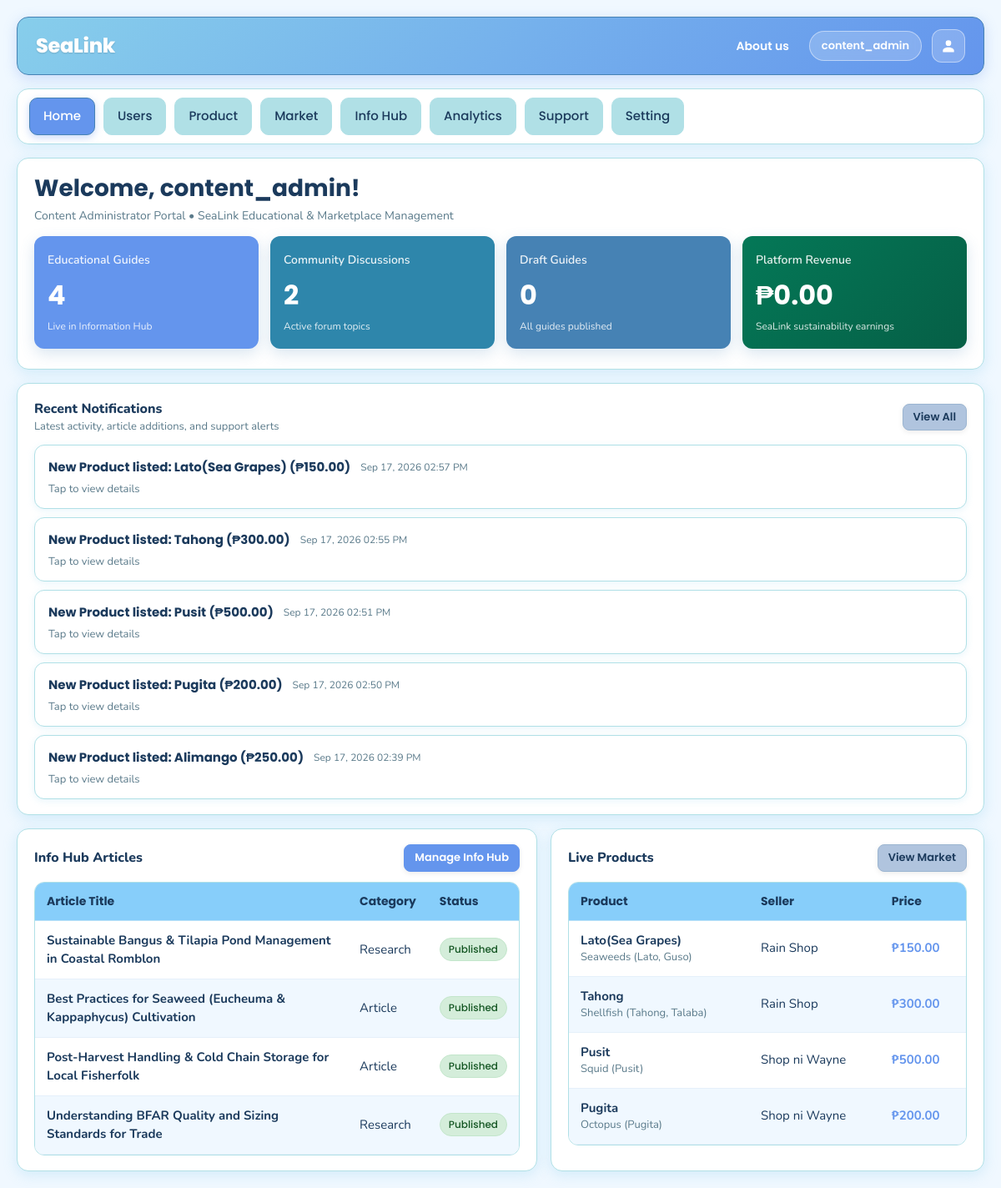
The page /admin/content_dashboard.php (signed in) on the database its author committed.
### tables this page shows
CREATE TABLE `info_hub_tbl` (
  `info_hub_id` int(11) NOT NULL,
  `admin_id` int(11) DEFAULT NULL,
  `title` varchar(255) NOT NULL,
  `type` enum('Article','Study','Tutorial','Recipe','Dish Guide','Research','Recipes','Forum') DEFAULT 'Article',
  `category` varchar(100) DEFAULT 'Article',
  `image_url` varchar(255) DEFAULT NULL,
  `content` text NOT NULL,
  `status` enum('Draft','Published','Unpublished') NOT NULL DEFAULT 'Draft',
  `created_at` datetime NOT NULL DEFAULT current_timestamp(),
  `updated_at` datetime NOT NULL DEFAULT current_timestamp() ON UPDATE current_timestamp()
);

CREATE TABLE `product_tbl` (
  `product_id` int(11) NOT NULL,
  `farmer_id` int(11) NOT NULL,
  `category_id` int(11) NOT NULL,
  `name` varchar(150) NOT NULL,
  `description` text DEFAULT NULL,
  `harvested_at` datetime DEFAULT NULL,
  `shelf_life_hours` int(11) DEFAULT 24,
  `selling_deadline` datetime DEFAULT NULL,
  `price` decimal(10,2) NOT NULL,
  `discounted_price` decimal(10,2) DEFAULT NULL,
  `is_sale` tinyint(1) NOT NULL DEFAULT 0,
  `sale_price` decimal(10,2) DEFAULT NULL,
  `stock_quantity` int(11) NOT NULL DEFAULT 0,
  `image_url` varchar(255) DEFAULT NULL,
  `status` varchar(50) NOT NULL DEFAULT 'Active',
  `is_promoted` tinyint(1) NOT NULL DEFAULT 0,
  `promotion_start_date` datetime DEFAULT NULL,
  `promotion_end_date` datetime DEFAULT NULL,
  `receipt_image_path` varchar(255) DEFAULT NULL,
  `gcash_reference_number` varchar(100) DEFAULT NULL,
  `promotion_status` enum('None','Pending','Active','Expired','Rejected') NOT NULL DEFAULT 'None',
  `promotion_plan` varchar(50) DEFAULT NULL,
  `is_boosted` tinyint(1) NOT NULL DEFAULT 0,
  `boost_tier` varchar(50) DEFAULT NULL,
  `boost_expires_at` datetime DEFAULT NULL,
  `created_at` datetime NOT NULL DEFAULT current_timestamp(),
  `updated_at` datetime NOT NULL DEFAULT current_timestamp() ON UPDATE current_timestamp()
);

CREATE TABLE `category_tbl` (
  `category_id` int(11) NOT NULL,
  `category_name` varchar(100) NOT NULL,
  `description` text DEFAULT NULL
);

CREATE TABLE `farmer_tbl` (
  `farmer_id` int(11) NOT NULL,
  `username` varchar(100) NOT NULL,
  `full_name` varchar(100) NOT NULL,
  `email` varchar(50) NOT NULL,
  `password_hash` varchar(255) NOT NULL,
  `contact_number` varchar(15) NOT NULL,
  `facebook_account` varchar(255) NOT NULL,
  `address` text NOT NULL,
  `profile_image` varchar(255) DEFAULT NULL,
  `permit_number` varchar(50) NOT NULL,
  `verification_status` enum('Pending','Verified','Rejected') NOT NULL DEFAULT 'Pending',
  `status` enum('Active','Inactive') NOT NULL DEFAULT 'Active',
  `created_at` datetime NOT NULL DEFAULT current_timestamp()
);

### includes/functions.php (called while the page is built, shortened)
<?php
if (!function_exists('e')) {
    function e($text)
    {
        return htmlspecialchars((string)$text, ENT_QUOTES, 'UTF-8');
    }
}

### admin/content_dashboard.php (the view, shortened to what this page needs)
<?php
require_once __DIR__ . '/../config/db.php';
require_once __DIR__ . '/../includes/functions.php';
require_once __DIR__ . '/../includes/layout_top.php';
$admin_username = $_SESSION['username'] ?? 'Content Admin';
$stmt = mysqli_query($conn, "SELECT COUNT(*) as c FROM info_hub_tbl WHERE status = 'Published'");
$published_guides = (int)(mysqli_fetch_assoc($stmt)['c'] ?? 0);
$stmt = mysqli_query($conn, "SELECT COUNT(*) as c FROM info_hub_tbl WHERE status = 'Draft'");
$draft_guides = (int)(mysqli_fetch_assoc($stmt)['c'] ?? 0);
$stmt = mysqli_query($conn, "SELECT COUNT(*) as c FROM forum_post_tbl");
$total_forum_posts = (int)(mysqli_fetch_assoc($stmt)['c'] ?? 0);
$stmt = mysqli_query($conn, "SELECT COALESCE(SUM(platform_fee), 0) as pf FROM order_tbl WHERE order_status = 'Completed'");
$platform_revenue = (float)(mysqli_fetch_assoc($stmt)['pf'] ?? 0);
$content_notifs = [];
$sql = "
SELECT * FROM (
    SELECT
        created_at AS ts,
        'Support' AS type,
        CONCAT('Open support message: ', LEFT(message, 40), '...') AS title,
        message AS body
    FROM admin_support_tbl
    WHERE status = 'Open'
    UNION ALL
    SELECT
        created_at AS ts,
        'Product Added' AS type,
        CONCAT('New Product listed: ', name, ' (₱', price, ')') AS title,
        CONCAT('Stock: ', stock_quantity, '\nDescription: ', description) AS body
    FROM product_tbl
    UNION ALL
    SELECT
        created_at AS ts,
        'Info Hub' AS type,
        CONCAT('Article Created: ', title) AS title,
        COALESCE(category, 'Uncategorized') AS body
    FROM info_hub_tbl
) x
ORDER BY x.ts DESC
LIMIT 5
";
$res = mysqli_query($conn, $sql);
if ($res) {
    while ($row = mysqli_fetch_assoc($res)) {
        $content_notifs[] = $row;
    }
}
$recent_articles = [];
$sql = "
SELECT info_hub_id AS article_id, info_hub_id, title, COALESCE(category, type, 'Article') AS category, status, created_at
FROM info_hub_tbl
ORDER BY created_at DESC
LIMIT 4
";
$res = mysqli_query($conn, $sql);
if ($res) {
    while ($row = mysqli_fetch_assoc($res)) {
        $recent_articles[] = $row;
    }
}
$recent_products = [];
$sql = "
SELECT p.product_id, p.name, p.price, p.stock_quantity, p.image_url, c.category_name, f.username AS farmer_name
FROM product_tbl p
JOIN category_tbl c ON c.category_id = p.category_id
JOIN farmer_tbl f ON f.farmer_id = p.farmer_id
WHERE p.status = 'Active'
ORDER BY p.created_at DESC
LIMIT 4
";
$res = mysqli_query($conn, $sql);
if ($res) {
    while ($row = mysqli_fetch_assoc($res)) {
        $recent_products[] = $row;
    }
}
?>
<main class="dashboard-content">
    <section class="section-card">
        <section class="dashboard-hero">
            <h1 class="title">Welcome, <?php echo e($admin_username); ?>!</h1>
            <div class="sub">Content Administrator Portal &bull; SeaLink Educational & Marketplace Management</div>
        </section>
        <div class="kpi-grid content-kpi-grid">
            <div class="kpi-card">
                <div class="label">Educational Guides</div>
                <div class="value"><?php echo $published_guides; ?></div>
                <div class="sub" style="font-size:12px; margin-top:4px; color:rgba(255,255,255,0.92);">Live in Information Hub</div>
            </div>
            <div class="kpi-card">
                <div class="label">Community Discussions</div>
                <div class="value"><?php echo $total_forum_posts; ?></div>
                <div class="sub" style="font-size:12px; margin-top:4px; color:rgba(255,255,255,0.92);">Active forum topics</div>
            </div>
            <div class="kpi-card" <?php echo ($draft_guides > 0) ? 'style="background:linear-gradient(135deg,#c2410c,#9a3412);"' : ''; ?>>
                <div class="label">Draft Guides</div>
                <div class="value"><?php echo $draft_guides; ?></div>
                <div class="sub" style="font-size:12px; margin-top:4px; color:rgba(255,255,255,0.92);"><?php echo ($draft_guides > 0) ? 'Awaiting publication' : 'All guides published'; ?></div>
            </div>
            <div class="kpi-card" style="background:linear-gradient(135deg,#047857,#065f46);">
                <div class="label">Platform Revenue</div>
                <div class="value">₱<?php echo number_format($platform_revenue, 2); ?></div>
                <div class="sub" style="font-size:12px; margin-top:4px; color:rgba(255,255,255,0.92);">SeaLink sustainability earnings</div>
            </div>
        </div>
    </section>
    <div class="section-card">
        <div style="display:flex; justify-content:space-between; align-items:center; flex-wrap:wrap; gap:10px;">
            <div>
                <div style="font-weight:800; font-size:16px;">Recent Notifications</div>
                <div class="small-muted">Latest activity, article additions, and support alerts</div>
            </div>
            <a class="btn btn-secondary btn-sm" href="<?php echo BASE_URL; ?>/notifications/index.php">View All</a>
        </div>
        <div class="notif-list" style="margin-top:12px;">
            <?php foreach ($content_notifs as $n) {
                $nid = sha1(($n['type'] ?? '') . '|' . ($n['title'] ?? '') . '|' . ($n['ts'] ?? ''));
            ?>
                <button type="button" class="notif-item"
                        data-notif-id="<?php echo e($nid); ?>"
                        data-notif-type="<?php echo e($n['type']); ?>"
                        data-notif-title="<?php echo e($n['title']); ?>"
                        data-notif-body="<?php echo e($n['body']); ?>"
                        data-notif-ts="<?php echo e($n['ts']); ?>"
                        onclick="openNotificationModal(this)">
                    <div class="notif-top">
                        <div class="notif-title"><?php echo e($n['title']); ?></div>
                        <div class="notif-time"><?php echo date('M d, Y h:i A', strtotime($n['ts'])); ?></div>
                    </div>
                    <div class="notif-preview">Tap to view details</div>
                </button>
            <?php } ?>
        </div>
    </div>
    <div class="content-bottom-grid">
        <div class="section-card infohub-container" style="margin-top:0;">
            <div style="display:flex; justify-content:space-between; align-items:center; margin-bottom:12px;">
                <div style="font-weight:800; font-size:16px;">Info Hub Articles</div>
                <a class="btn btn-sm btn-primary" href="<?php echo BASE_URL; ?>/admin/infohub.php">Manage Info Hub</a>
            </div>
            <div class="table-wrap">
                <table class="table" style="font-size:13px;">
                    <thead>
                        <tr>
                            <th>Article Title</th>
                            <th>Category</th>
                            <th>Status</th>
                        </tr>
                    </thead>
                    <tbody>
                        <?php foreach ($recent_articles as $a) { ?>
                            <tr>
                                <td><strong><?php echo e($a['title']); ?></strong></td>
                                <td><?php echo e($a['category']); ?></td>
                                <td>
                                    <span class="badge <?php echo ($a['status'] === 'Published' ? 'active' : 'inactive'); ?>">
                                        <?php echo e($a['status']); ?>
                                    </span>
                                </td>
                            </tr>
                        <?php } ?>
                    </tbody>
                </table>
            </div>
        </div>
        <div class="section-card products-container" style="margin-top:0;">
            <div style="display:flex; justify-content:space-between; align-items:center; margin-bottom:12px;">
                <div style="font-weight:800; font-size:16px;">Live Products</div>
                <a class="btn btn-sm btn-secondary" href="<?php echo BASE_URL; ?>/admin/market.php">View Market</a>
            </div>
            <div class="table-wrap">
                <table class="table" style="font-size:13px;">
                    <thead>
                        <tr>
                            <th>Product</th>
                            <th>Seller</th>
                            <th>Price</th>
                        </tr>
                    </thead>
                    <tbody>
                        <?php foreach ($recent_products as $p) { ?>
                            <tr>
                                <td>
                                    <strong><?php echo e($p['name']); ?></strong>
                                    <div class="small-muted"><?php echo e($p['category_name']); ?></div>
                                </td>
                                <td><?php echo e($p['farmer_name']); ?></td>
                                <td style="font-weight:700; color:var(--primary);">₱<?php echo number_format((float)$p['price'], 2); ?></td>
                            </tr>
                        <?php } ?>
                    </tbody>
                </table>
            </div>
        </div>
    </div>
</main>
<?php require_once __DIR__ . '/../includes/layout_bottom.php'; ?>

### assets/css/base.css (style rules this page uses)
* { margin: 0; padding: 0; box-sizing: border-box; }
:root { --bg: #F0F8FF; --bg-alt: #E0FFFF; --surface: #FFFFFF; --primary: #6495ED; --primary-hover: #4a7bd4; --sky-blue: #87CEEB; --light-sky-blue: #87CEFA; --powder-blue: #B0E0E6; --steel-blue: #4682B4; --dark-navy: #1B3A5C; --ocean-blue: #2E86AB; --deep-cerulean: #1B6CA8; --cadet-blue: #5F9EA0; --dark-sky-blue: #4C7A96; --beau-blue: #BCD4E6; --light-steel-blue: #B0C4DE; --gray-blue: #5A7A8A; --text: #1B3A5C; --text-dark: #152525; --text-white: #FFFFFF; --muted: #5A7A8A; --border: #B0E0E6; --border-light: #E0FFFF; --border-subtle: #F0F8FF; --card-shadow: 0 4px 16px rgba(135, 206, 235, 0.30); --card-shadow-hover:0 8px 24px rgba(100, 149, 237, 0.35); --widget-shadow: 0 6px 18px rgba(70, 130, 180, 0.20); --focus-glow: 0 0 0 3px rgba(100, 149, 237, 0.35); --font-primary: 'Poppins', sans-serif; --font-secondary: 'Nunito', sans-serif; }
body { font-family: var(--font-secondary); background-color: var(--bg); color: var(--text); line-height: 1.5; font-size: 16px; -webkit-font-smoothing: antialiased; -moz-osx-font-smoothing: grayscale; overflow-x: hidden; }
h1, h2, h3, h4, h5, h6 { font-family: var(--font-primary); color: var(--text); line-height: 1.3; overflow-wrap: break-word; word-wrap: break-word; }
h1, .page-title { font-size: 28px; font-weight: 700; margin-bottom: 8px; }
small, .small-muted, .caption { font-family: var(--font-secondary); font-size: 13px; font-weight: 400; color: var(--muted); }
a { color: var(--deep-cerulean); text-decoration: none; transition: color 0.15s ease; }

### admin/content_dashboard.php (style rules this page uses)
.content-kpi-grid { display: grid; grid-template-columns: repeat(4, minmax(0, 1fr)); gap: 14px; margin-top: 14px; margin-bottom: 6px; }
.content-bottom-grid { display: grid; grid-template-columns: 1.2fr 1fr; gap: 16px; margin-top: 16px; }

### rows shown on the page
info_hub_tbl: title "Sustainable Bangus & Tilapia Pond Management in Coastal Romblon", category "Research", status "Published"
info_hub_tbl: title "Best Practices for Seaweed (Eucheuma & Kappaphycus) Cultivation", category "Article", status "Published"
info_hub_tbl: title "Post-Harvest Handling & Cold Chain Storage for Local Fisherfolk", category "Article", status "Published"
info_hub_tbl: title "Understanding BFAR Quality and Sizing Standards for Trade", category "Research", status "Published"
product_tbl: name "Lato(Sea Grapes)", category.category_name "Seaweeds (Lato, Guso)", farmer.username "Rain Shop", price "150.00"
product_tbl: name "Tahong", category.category_name "Shellfish (Tahong, Talaba)", farmer.username "Rain Shop", price "300.00"
product_tbl: name "Pusit", category.category_name "Squid (Pusit)", farmer.username "Shop ni Wayne", price "500.00"
product_tbl: name "Pugita", category.category_name "Octopus (Pugita)", farmer.username "Shop ni Wayne", price "200.00"

### other values the page prints
$app_name "SeaLink"
$_SESSION['username'] "content_admin"
$admin_username "content_admin"
$published_guides "4"
$total_forum_posts "2"
$draft_guides "0"
$platform_revenue "0.00"
$n['title'] "New Product listed: Lato(Sea Grapes) (₱150.00)"
date('M d, Y h:i A', strtotime($n['ts'])) "Sep 17, 2026 02:57 PM"
$n['title'] "New Product listed: Tahong (₱300.00)"
date('M d, Y h:i A', strtotime($n['ts'])) "Sep 17, 2026 02:55 PM"
$n['title'] "New Product listed: Pusit (₱500.00)"
date('M d, Y h:i A', strtotime($n['ts'])) "Sep 17, 2026 02:51 PM"
$n['title'] "New Product listed: Pugita (₱200.00)"
date('M d, Y h:i A', strtotime($n['ts'])) "Sep 17, 2026 02:50 PM"
